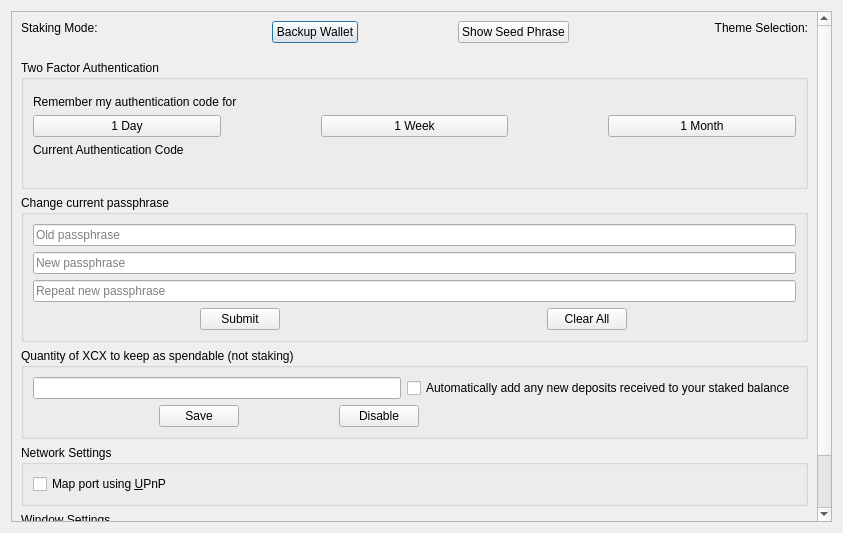
<?xml version="1.0" encoding="UTF-8"?>
<ui version="4.0">
 <class>OptionsPage</class>
 <widget class="QDialog" name="OptionsPage">
  <property name="geometry">
   <rect>
    <x>0</x>
    <y>0</y>
    <width>843</width>
    <height>533</height>
   </rect>
  </property>
  <property name="sizePolicy">
   <sizepolicy hsizetype="Preferred" vsizetype="Preferred">
    <horstretch>0</horstretch>
    <verstretch>0</verstretch>
   </sizepolicy>
  </property>
  <property name="acceptDrops">
   <bool>false</bool>
  </property>
  <property name="sizeGripEnabled">
   <bool>false</bool>
  </property>
  <layout class="QVBoxLayout" name="verticalLayout_2">
   <item>
    <widget class="QScrollArea" name="scrollArea">
     <property name="widgetResizable">
      <bool>true</bool>
     </property>
     <widget class="QWidget" name="scrollAreaWidgetContents">
      <property name="geometry">
       <rect>
        <x>0</x>
        <y>0</y>
        <width>806</width>
        <height>541</height>
       </rect>
      </property>
      <layout class="QVBoxLayout" name="verticalLayout">
       <item>
        <layout class="QHBoxLayout" name="hlLayout_9">
         <item>
          <layout class="QVBoxLayout" name="stakingLayout">
           <property name="leftMargin">
            <number>0</number>
           </property>
           <item alignment="Qt::AlignLeft">
            <widget class="QLabel" name="labelStaking">
             <property name="sizePolicy">
              <sizepolicy hsizetype="Preferred" vsizetype="Maximum">
               <horstretch>0</horstretch>
               <verstretch>0</verstretch>
              </sizepolicy>
             </property>
             <property name="text">
              <string>Staking Mode:</string>
             </property>
            </widget>
           </item>
           <item alignment="Qt::AlignLeft">
            <widget class="ToggleButton" name="toggleStaking" native="true">
             <property name="sizePolicy">
              <sizepolicy hsizetype="Preferred" vsizetype="Maximum">
               <horstretch>0</horstretch>
               <verstretch>0</verstretch>
              </sizepolicy>
             </property>
             <property name="toolTip">
              <string>Turn staking on or off</string>
             </property>
             <property name="layoutDirection">
              <enum>Qt::LeftToRight</enum>
             </property>
             <property name="OptionA">
              <string>On</string>
             </property>
             <property name="OptionB">
              <string>Off</string>
             </property>
             <property name="fixedSize" stdset="0">
              <size>
               <width>100</width>
               <height>55</height>
              </size>
             </property>
            </widget>
           </item>
          </layout>
         </item>
         <item>
          <layout class="QVBoxLayout" name="backupWalletLayout">
           <item alignment="Qt::AlignHCenter">
            <widget class="QPushButton" name="pushButtonBackup">
             <property name="sizePolicy">
              <sizepolicy hsizetype="Maximum" vsizetype="Fixed">
               <horstretch>0</horstretch>
               <verstretch>0</verstretch>
              </sizepolicy>
             </property>
             <property name="layoutDirection">
              <enum>Qt::RightToLeft</enum>
             </property>
             <property name="text">
              <string>Backup Wallet</string>
             </property>
            </widget>
           </item>
          </layout>
         </item>
         <item>
          <layout class="QVBoxLayout" name="shwoPhraseLayout">
           <item alignment="Qt::AlignHCenter">
            <widget class="QPushButton" name="pushButtonRecovery">
             <property name="enabled">
              <bool>true</bool>
             </property>
             <property name="sizePolicy">
              <sizepolicy hsizetype="Maximum" vsizetype="Fixed">
               <horstretch>0</horstretch>
               <verstretch>0</verstretch>
              </sizepolicy>
             </property>
             <property name="text">
              <string>Show Seed Phrase</string>
             </property>
            </widget>
           </item>
          </layout>
         </item>
         <item>
          <layout class="QVBoxLayout" name="themeLayout">
           <property name="leftMargin">
            <number>0</number>
           </property>
           <item alignment="Qt::AlignRight">
            <widget class="QLabel" name="labelTheme">
             <property name="sizePolicy">
              <sizepolicy hsizetype="Preferred" vsizetype="Maximum">
               <horstretch>0</horstretch>
               <verstretch>0</verstretch>
              </sizepolicy>
             </property>
             <property name="text">
              <string>Theme Selection:</string>
             </property>
             <property name="alignment">
              <set>Qt::AlignRight|Qt::AlignTrailing|Qt::AlignVCenter</set>
             </property>
            </widget>
           </item>
           <item alignment="Qt::AlignRight">
            <widget class="ToggleButton" name="toggleTheme" native="true">
             <property name="sizePolicy">
              <sizepolicy hsizetype="Preferred" vsizetype="Maximum">
               <horstretch>0</horstretch>
               <verstretch>0</verstretch>
              </sizepolicy>
             </property>
             <property name="toolTip">
              <string>Switch between Dark and Light theme</string>
             </property>
             <property name="layoutDirection">
              <enum>Qt::LeftToRight</enum>
             </property>
             <property name="OptionA">
              <string>Dark</string>
             </property>
             <property name="OptionB">
              <string>Light</string>
             </property>
             <property name="fixedSize" stdset="0">
              <size>
               <width>100</width>
               <height>55</height>
              </size>
             </property>
            </widget>
           </item>
          </layout>
         </item>
        </layout>
       </item>
       <item>
        <widget class="QLabel" name="line_1">
         <property name="minimumSize">
          <size>
           <width>0</width>
           <height>0</height>
          </size>
         </property>
         <property name="maximumSize">
          <size>
           <width>16777215</width>
           <height>5</height>
          </size>
         </property>
         <property name="text">
          <string/>
         </property>
        </widget>
       </item>
       <item>
        <widget class="QGroupBox" name="twoFAgroupBox">
         <property name="title">
          <string>Two Factor Authentication</string>
         </property>
         <layout class="QVBoxLayout" name="verticalLayout_3">
          <item>
           <layout class="QVBoxLayout" name="twoFALayout">
            <item>
             <widget class="ToggleButton" name="toggle2FA" native="true">
              <property name="sizePolicy">
               <sizepolicy hsizetype="Preferred" vsizetype="Maximum">
                <horstretch>0</horstretch>
                <verstretch>0</verstretch>
               </sizepolicy>
              </property>
              <property name="OptionA">
               <string>On</string>
              </property>
              <property name="OptionB">
               <string>Off</string>
              </property>
              <property name="fixedSize" stdset="0">
               <size>
                <width>100</width>
                <height>55</height>
               </size>
              </property>
             </widget>
            </item>
            <item>
             <widget class="QLabel" name="label_3">
              <property name="text">
               <string>Remember my authentication code for</string>
              </property>
             </widget>
            </item>
            <item>
             <layout class="QHBoxLayout" name="horizontalLayout">
              <property name="spacing">
               <number>100</number>
              </property>
              <property name="leftMargin">
               <number>0</number>
              </property>
              <item>
               <widget class="QPushButton" name="btn_day">
                <property name="text">
                 <string>1 Day</string>
                </property>
               </widget>
              </item>
              <item>
               <widget class="QPushButton" name="btn_week">
                <property name="text">
                 <string>1 Week</string>
                </property>
               </widget>
              </item>
              <item>
               <widget class="QPushButton" name="btn_month">
                <property name="text">
                 <string>1 Month</string>
                </property>
               </widget>
              </item>
             </layout>
            </item>
            <item>
             <widget class="QLabel" name="lblAuthCode">
              <property name="text">
               <string>Current Authentication Code</string>
              </property>
             </widget>
            </item>
            <item>
             <layout class="QHBoxLayout" name="horizontalLayout_2" stretch="1,1,1,1,1,1">
              <item>
               <widget class="QLabel" name="code_1">
                <property name="text">
                 <string/>
                </property>
                <property name="alignment">
                 <set>Qt::AlignCenter</set>
                </property>
               </widget>
              </item>
              <item>
               <widget class="QLabel" name="code_2">
                <property name="text">
                 <string/>
                </property>
                <property name="alignment">
                 <set>Qt::AlignCenter</set>
                </property>
               </widget>
              </item>
              <item>
               <widget class="QLabel" name="code_3">
                <property name="text">
                 <string/>
                </property>
                <property name="alignment">
                 <set>Qt::AlignCenter</set>
                </property>
               </widget>
              </item>
              <item>
               <widget class="QLabel" name="code_4">
                <property name="text">
                 <string/>
                </property>
                <property name="alignment">
                 <set>Qt::AlignCenter</set>
                </property>
               </widget>
              </item>
              <item>
               <widget class="QLabel" name="code_5">
                <property name="text">
                 <string/>
                </property>
                <property name="alignment">
                 <set>Qt::AlignCenter</set>
                </property>
               </widget>
              </item>
              <item>
               <widget class="QLabel" name="code_6">
                <property name="text">
                 <string/>
                </property>
                <property name="alignment">
                 <set>Qt::AlignCenter</set>
                </property>
               </widget>
              </item>
             </layout>
            </item>
           </layout>
          </item>
         </layout>
        </widget>
       </item>
       <item>
        <widget class="QGroupBox" name="passphrasegroupBox">
         <property name="title">
          <string>Change current passphrase</string>
         </property>
         <layout class="QVBoxLayout" name="verticalLayout_5">
          <item>
           <layout class="QVBoxLayout" name="changePassphraseLayout">
            <item>
             <widget class="QLineEdit" name="lineEditOldPass">
              <property name="echoMode">
               <enum>QLineEdit::Password</enum>
              </property>
              <property name="placeholderText">
               <string>Old passphrase</string>
              </property>
             </widget>
            </item>
            <item>
             <widget class="QLineEdit" name="lineEditNewPass">
              <property name="echoMode">
               <enum>QLineEdit::Password</enum>
              </property>
              <property name="placeholderText">
               <string>New passphrase</string>
              </property>
             </widget>
            </item>
            <item>
             <widget class="QLineEdit" name="lineEditNewPassRepeat">
              <property name="echoMode">
               <enum>QLineEdit::Password</enum>
              </property>
              <property name="placeholderText">
               <string>Repeat new passphrase</string>
              </property>
             </widget>
            </item>
            <item>
             <layout class="QHBoxLayout" name="horizontalLayout_5">
              <property name="spacing">
               <number>100</number>
              </property>
              <property name="leftMargin">
               <number>0</number>
              </property>
              <item>
               <widget class="QPushButton" name="pushButtonPassword">
                <property name="sizePolicy">
                 <sizepolicy hsizetype="Maximum" vsizetype="Maximum">
                  <horstretch>0</horstretch>
                  <verstretch>0</verstretch>
                 </sizepolicy>
                </property>
                <property name="text">
                 <string>Submit</string>
                </property>
               </widget>
              </item>
              <item>
               <widget class="QPushButton" name="pushButtonPasswordClear">
                <property name="sizePolicy">
                 <sizepolicy hsizetype="Maximum" vsizetype="Maximum">
                  <horstretch>0</horstretch>
                  <verstretch>0</verstretch>
                 </sizepolicy>
                </property>
                <property name="text">
                 <string>Clear All</string>
                </property>
               </widget>
              </item>
             </layout>
            </item>
           </layout>
          </item>
         </layout>
        </widget>
       </item>
       <item>
        <widget class="QGroupBox" name="reservegroupBox">
         <property name="title">
          <string>Quantity of XCX to keep as spendable (not staking)</string>
         </property>
         <layout class="QVBoxLayout" name="verticalLayout_6">
          <item>
           <layout class="QVBoxLayout" name="reserveLayout">
            <property name="sizeConstraint">
             <enum>QLayout::SetDefaultConstraint</enum>
            </property>
            <item>
             <layout class="QHBoxLayout" name="horizontalLayout_6">
              <item>
               <widget class="QLineEdit" name="lineEditWithhold"/>
              </item>
              <item>
               <widget class="QCheckBox" name="addNewFunds">
                <property name="toolTip">
                 <string>Enabling this will incur a minimum 1 XCX fee each time you receive a new deposit that needs to be consolidated for staking.</string>
                </property>
                <property name="text">
                 <string>Automatically add any new deposits received to your staked balance</string>
                </property>
               </widget>
              </item>
             </layout>
            </item>
            <item>
             <layout class="QHBoxLayout" name="horizontalLayout_4">
              <property name="spacing">
               <number>100</number>
              </property>
              <property name="leftMargin">
               <number>0</number>
              </property>
              <item>
               <spacer name="horizontalSpacer_3">
                <property name="orientation">
                 <enum>Qt::Horizontal</enum>
                </property>
                <property name="sizeHint" stdset="0">
                 <size>
                  <width>40</width>
                  <height>20</height>
                 </size>
                </property>
               </spacer>
              </item>
              <item>
               <widget class="QPushButton" name="pushButtonSave">
                <property name="enabled">
                 <bool>true</bool>
                </property>
                <property name="sizePolicy">
                 <sizepolicy hsizetype="Maximum" vsizetype="Maximum">
                  <horstretch>0</horstretch>
                  <verstretch>0</verstretch>
                 </sizepolicy>
                </property>
                <property name="text">
                 <string>Save</string>
                </property>
               </widget>
              </item>
              <item>
               <widget class="QPushButton" name="pushButtonDisable">
                <property name="text">
                 <string>Disable</string>
                </property>
               </widget>
              </item>
              <item>
               <spacer name="horizontalSpacer_4">
                <property name="orientation">
                 <enum>Qt::Horizontal</enum>
                </property>
                <property name="sizeHint" stdset="0">
                 <size>
                  <width>40</width>
                  <height>20</height>
                 </size>
                </property>
               </spacer>
              </item>
              <item>
               <spacer name="horizontalSpacer">
                <property name="orientation">
                 <enum>Qt::Horizontal</enum>
                </property>
                <property name="sizeHint" stdset="0">
                 <size>
                  <width>40</width>
                  <height>20</height>
                 </size>
                </property>
               </spacer>
              </item>
              <item>
               <spacer name="horizontalSpacer_2">
                <property name="orientation">
                 <enum>Qt::Horizontal</enum>
                </property>
                <property name="sizeHint" stdset="0">
                 <size>
                  <width>40</width>
                  <height>20</height>
                 </size>
                </property>
               </spacer>
              </item>
             </layout>
            </item>
           </layout>
          </item>
         </layout>
        </widget>
       </item>
       <item>
        <widget class="QGroupBox" name="networkgroupBox">
         <property name="title">
          <string>Network Settings</string>
         </property>
         <layout class="QVBoxLayout" name="verticalLayout_4">
          <item>
           <widget class="QCheckBox" name="mapPortUpnp">
            <property name="toolTip">
             <string>Automatically open the XCX client port on the router. This only works when your router supports UPnP and it is enabled.</string>
            </property>
            <property name="text">
             <string>Map port using &amp;UPnP</string>
            </property>
           </widget>
          </item>
         </layout>
        </widget>
       </item>
       <item>
        <widget class="QGroupBox" name="windowSettingsgroupBox">
         <property name="title">
          <string>Window Settings</string>
         </property>
         <layout class="QHBoxLayout" name="horizontalLayout_3">
          <item>
           <widget class="QCheckBox" name="minimizeToTray">
            <property name="text">
             <string>&amp;Minimize to the tray instead of the taskbar</string>
            </property>
           </widget>
          </item>
          <item>
           <widget class="QCheckBox" name="minimizeOnClose">
            <property name="text">
             <string>M&amp;inimize on close</string>
            </property>
           </widget>
          </item>
         </layout>
        </widget>
       </item>
      </layout>
     </widget>
    </widget>
   </item>
  </layout>
 </widget>
 <customwidgets>
  <customwidget>
   <class>ToggleButton</class>
   <extends>QWidget</extends>
   <header>togglebutton.h</header>
  </customwidget>
 </customwidgets>
 <resources/>
 <connections/>
</ui>
